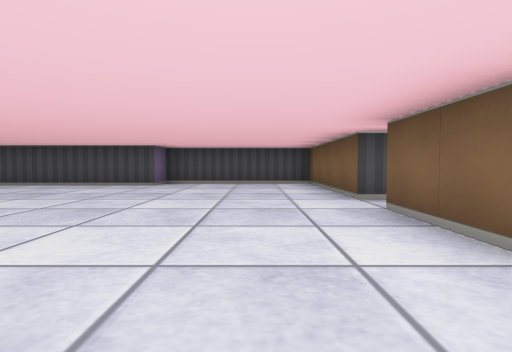
view 1 (above)

20 first-person views from a walk through a cub3D level. The camera is about half as high as the walls, tilts 2° down and sees 80° across. The floor is counted in squares. Each view is taken from the middle of a square. On the plan, view 1 faces up. The plan holds only what a view shows up to about 9 squares ahead; the rest is blank. The place goes on beyond the plan.

view 2
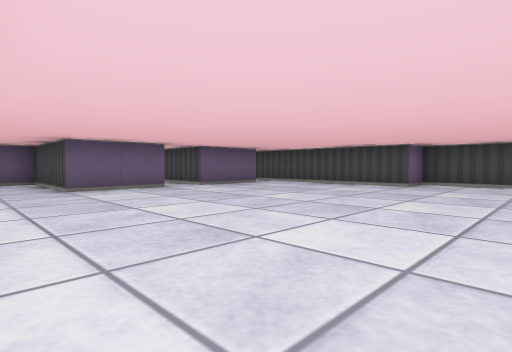

view 3
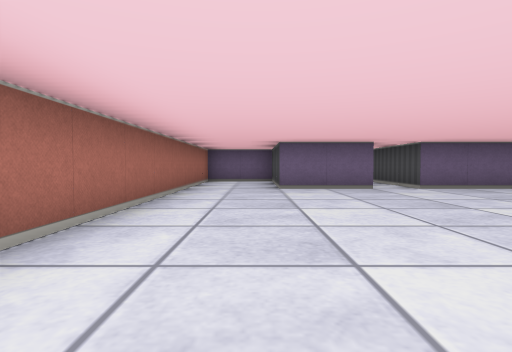

view 4
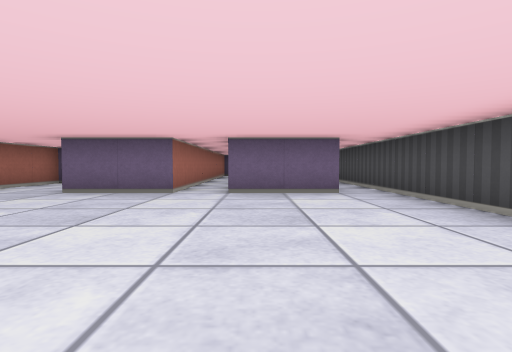

view 5
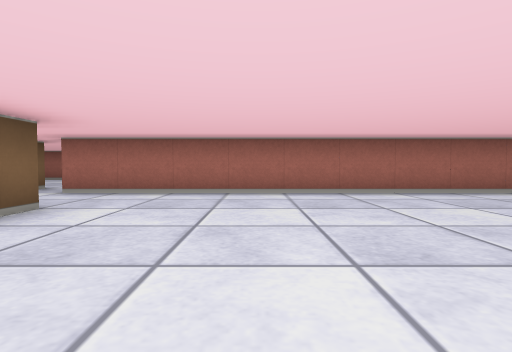

view 6
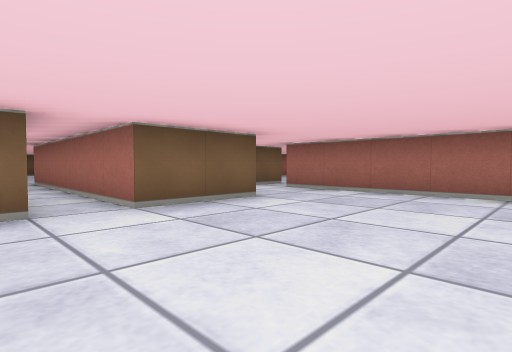

view 7
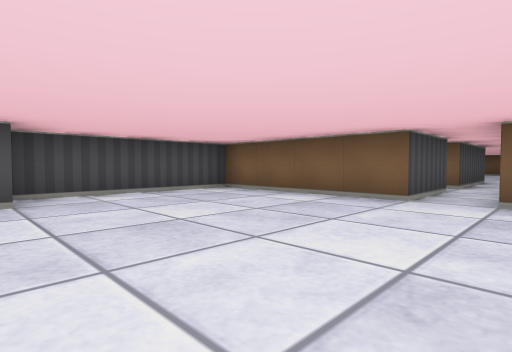

view 8
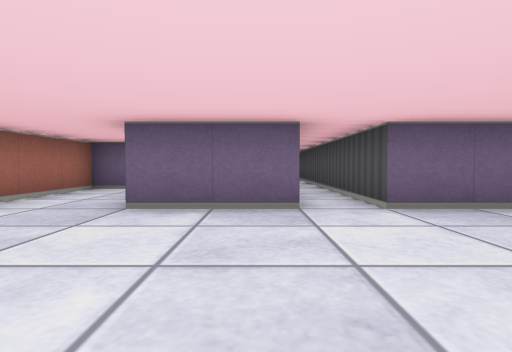

view 9
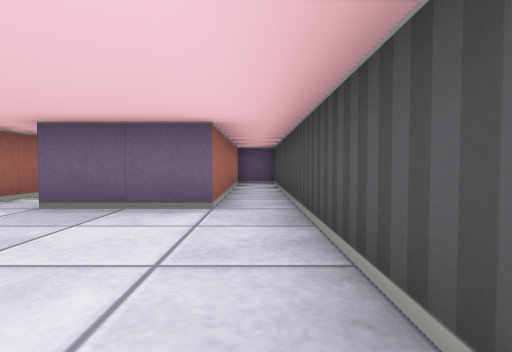

view 10
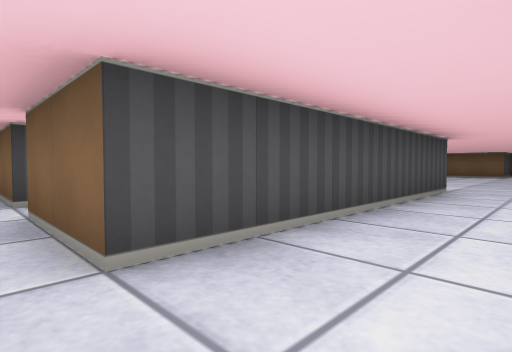

view 11
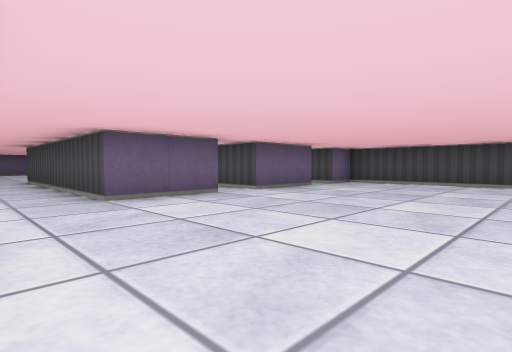

view 12
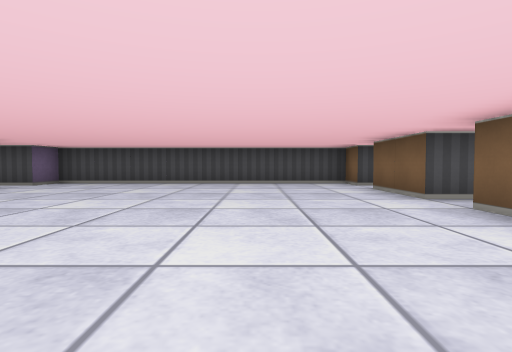

view 13
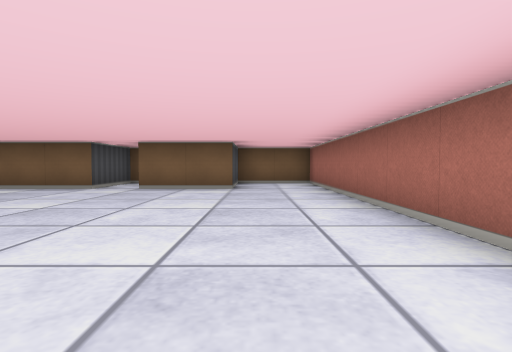

view 14
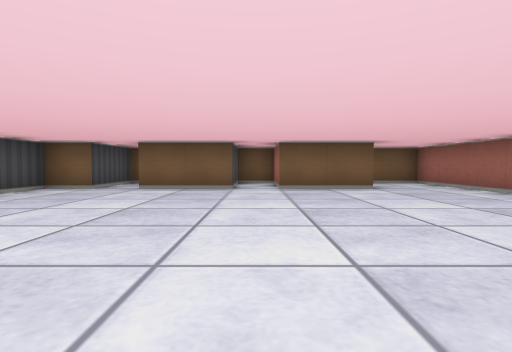

view 15
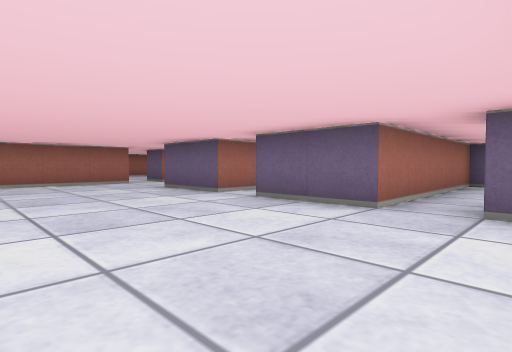

view 16
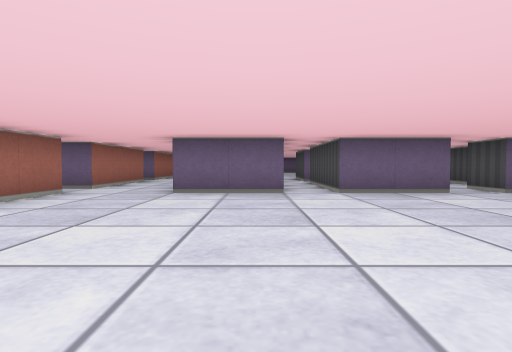

view 17
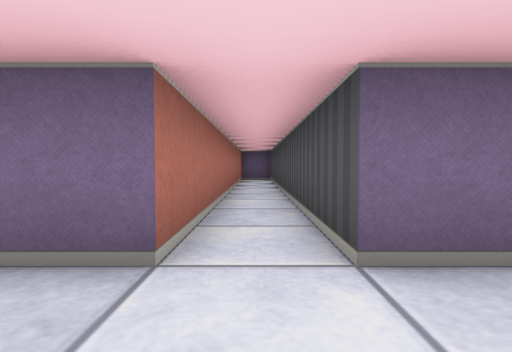

view 18
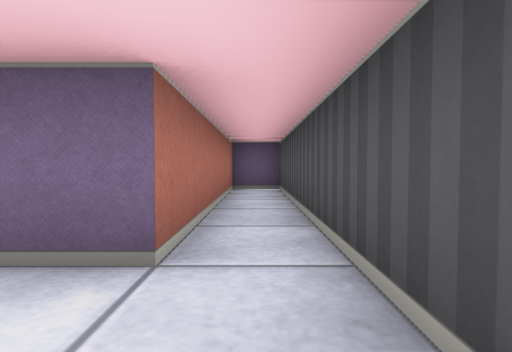

view 19
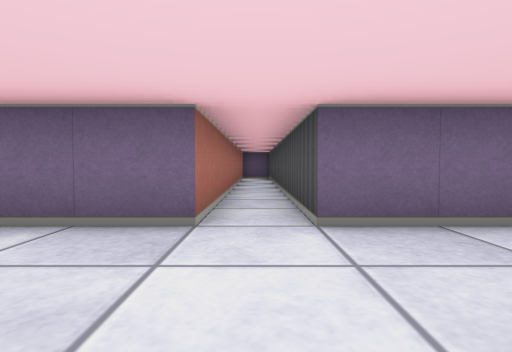

view 20
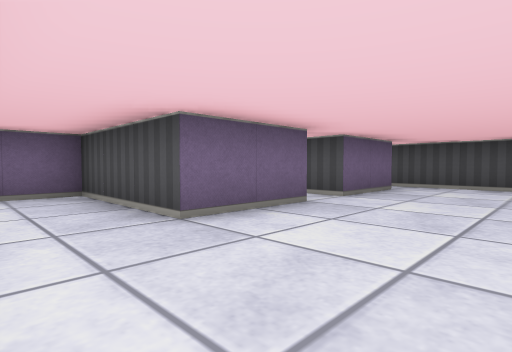

### Floor plan
Points are (right, up) in squares from view 1. A wall is a line through its corners. A room is listed if a view was taken in it or the views show most of it. See-through windows are left out.
Room 1 (views 1, 2, 3, 4, 5, 6, 7, 8, 9, 10, 17, 18, 19, 20)
walls: (1.5, 4.5) (1.5, 8.5) (-2.5, 8.5) (-2.5, 7.5) (-11.5, 7.5) (-11.5, 6.5) (-6.5, 6.5) (-6.5, 4.5) (-14, 4.5); (1.5, 1.5) (1.5, 3.5); (-13.6, 3.5) (-6.5, 3.5) (-6.5, 1.5) (-9.5, 1.5) (-9.5, -0.5) (1.5, -0.5)
ways out: opening at (2, 0.5) to room 2; opening at (1, 4) to room 4
Room 2 (views 11, 12, 13, 14, 15, 16)
walls: (6.5, 6.5) (7.5, 6.5) (7.5, 4.5) (4.5, 4.5); (7.5, -0.5) (17.5, -0.5) (17.5, 1.5); (4.5, 3.5) (7.5, 3.5) (7.5, 1.5) (1.5, 1.5); (17.1, 1.5) (15.5, 1.5) (15.5, 3.5) (17.5, 3.5) (17.5, 4.5) (15.5, 4.5) (15.5, 6.5); (17.5, 7.5) (15.5, 7.5) (15.5, 8.5) (7.5, 8.5) (7.5, 7.5) (6.5, 7.5); (4, -0.5) (6.5, -0.5); (1.5, -0.5) (2.5, -0.5)
ways out: opening at (2, 0.5) to room 1; opening at (7, 7) to room 3; opening at (5, 4) to room 4; opening at (3, -1); opening at (7, -1)
Room 3 (no view inside)
walls: (5.1, 8.5) (4.2, 8.5); (2.5, 6.5) (6.5, 6.5)
ways out: opening at (7, 7) to room 2
Room 4 (no view inside)
walls: (3.5, 4.5) (1.5, 4.5); (1.5, 3.5) (4.5, 3.5)
ways out: opening at (1, 4) to room 1; opening at (5, 4) to room 2

Where each view was taken, in squares from view 1:
view 1: 0 up, 0 right, facing up
view 2: 0 up, 0 right, facing up-left
view 3: 1 up, 0 right, facing left
view 4: 5 up, 1 left, facing left
view 5: 5 up, 1 left, facing down
view 6: 5 up, 2 left, facing down-right
view 7: 3 up, 3 left, facing up-right
view 8: 3 up, 3 left, facing left
view 9: 7 up, 3 left, facing left
view 10: 0 up, 1 right, facing up-right
view 11: 0 up, 12 right, facing up-left
view 12: 0 up, 13 right, facing up
view 13: 1 up, 9 right, facing right
view 14: 4 up, 9 right, facing right
view 15: 8 up, 11 right, facing down-left
view 16: 3 up, 13 right, facing left
view 17: 4 up, 5 left, facing left
view 18: 7 up, 5 left, facing left
view 19: 4 up, 4 left, facing left
view 20: 0 up, 4 left, facing up-left
